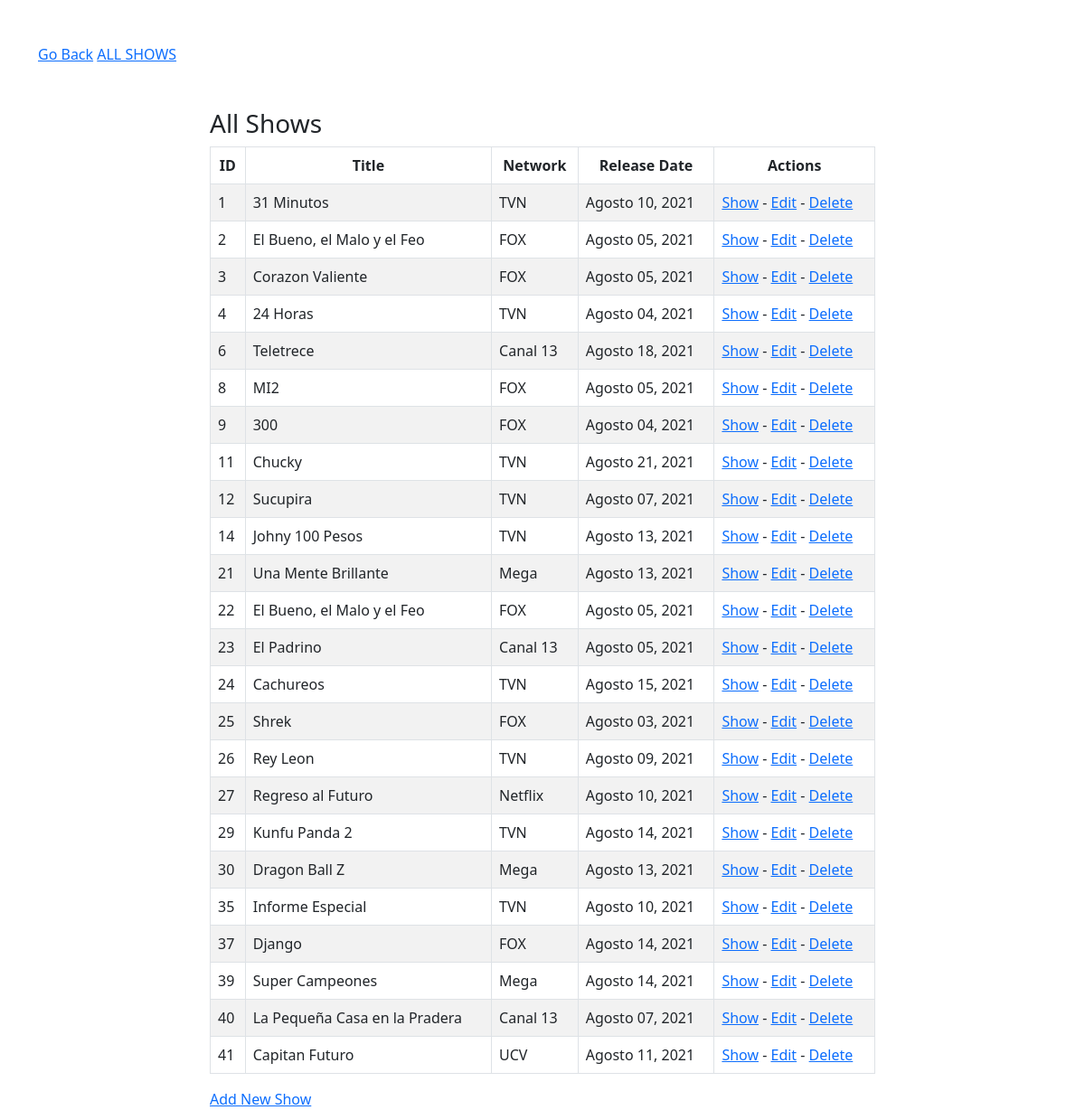
/shows, run on the app's committed database.
### app/models.py (models this page shows, shortened)
class Show(models.Model):
    title = models.CharField(max_length=200)
    network = models.CharField(max_length=80)
    release_date = models.DateField()
    description = models.CharField(max_length=300)
    created_at = models.DateTimeField(auto_now_add=True)
    updated_at = models.DateTimeField(auto_now=True)
    objects = ShowManager()

### app/views.py (the view)
# urls.py: path('shows', views.shows),
def shows(request):
    context = {
        'programas_tv' : Show.objects.all(),
    }
    return render(request, 'shows.html', context)

### app/templates/shows.html (shortened to what this page needs)
{% extends "base.html" %}
{% block contenido %}
    <div class='row'>
        <div class='col-sm-12 col-lg-8 offset-lg-2'>
            <h3>All Shows</h3>
            <table class ="table table-striped table-bordered table-hover">
                <thead>
                    <tr class="text-center">
                        <th>ID</th>
                        <th>Title</th>
                        <th>Network</th>
                        <th>Release Date</th>
                        <th>Actions</th>
                    </tr>
                </thead>
                <tbody>
                        {% for tvs in programas_tv %}
                        <tr>
                            <td>{{tvs.id}}</td>
                            <td>{{tvs.title}}</td>
                            <td>{{tvs.network}}</td>
                            <td>{{tvs.release_date|date:"F d, Y"}}</td>
                            <td><a href="/shows/{{tvs.id}}">Show</a> - <a href="shows/{{tvs.id}}/edit">Edit</a> - <a href="shows/{{tvs.id}}/destroy">Delete</a></td>
                        </tr>
                        {% endfor %}
                </tbody>
                </table>
                <a href="/shows/new" >Add New Show</a>
        </div>
{% endblock %}

### data on the page
Show: id "1", title "31 Minutos", network "TVN", release_date "Agosto 10, 2021"
Show: id "2", title "El Bueno, el Malo y el Feo", network "FOX", release_date "Agosto 05, 2021"
Show: id "3", title "Corazon Valiente", network "FOX", release_date "Agosto 05, 2021"
Show: id "4", title "24 Horas", network "TVN", release_date "Agosto 04, 2021"
Show: id "6", title "Teletrece", network "Canal 13", release_date "Agosto 18, 2021"
Show: id "8", title "MI2", network "FOX", release_date "Agosto 05, 2021"
Show: id "9", title "300", network "FOX", release_date "Agosto 04, 2021"
Show: id "11", title "Chucky", network "TVN", release_date "Agosto 21, 2021"
Show: id "12", title "Sucupira", network "TVN", release_date "Agosto 07, 2021"
Show: id "14", title "Johny 100 Pesos", network "TVN", release_date "Agosto 13, 2021"
Show: id "21", title "Una Mente Brillante", network "Mega", release_date "Agosto 13, 2021"
Show: id "22", title "El Bueno, el Malo y el Feo", network "FOX", release_date "Agosto 05, 2021"
Show: id "23", title "El Padrino", network "Canal 13", release_date "Agosto 05, 2021"
Show: id "24", title "Cachureos", network "TVN", release_date "Agosto 15, 2021"
Show: id "25", title "Shrek", network "FOX", release_date "Agosto 03, 2021"
Show: id "26", title "Rey Leon", network "TVN", release_date "Agosto 09, 2021"
Show: id "27", title "Regreso al Futuro", network "Netflix", release_date "Agosto 10, 2021"
Show: id "29", title "Kunfu Panda 2", network "TVN", release_date "Agosto 14, 2021"
Show: id "30", title "Dragon Ball Z", network "Mega", release_date "Agosto 13, 2021"
Show: id "35", title "Informe Especial", network "TVN", release_date "Agosto 10, 2021"
Show: id "37", title "Django", network "FOX", release_date "Agosto 14, 2021"
Show: id "39", title "Super Campeones", network "Mega", release_date "Agosto 14, 2021"
Show: id "40", title "La Pequeña Casa en la Pradera", network "Canal 13", release_date "Agosto 07, 2021"
Show: id "41", title "Capitan Futuro", network "UCV", release_date "Agosto 11, 2021"
